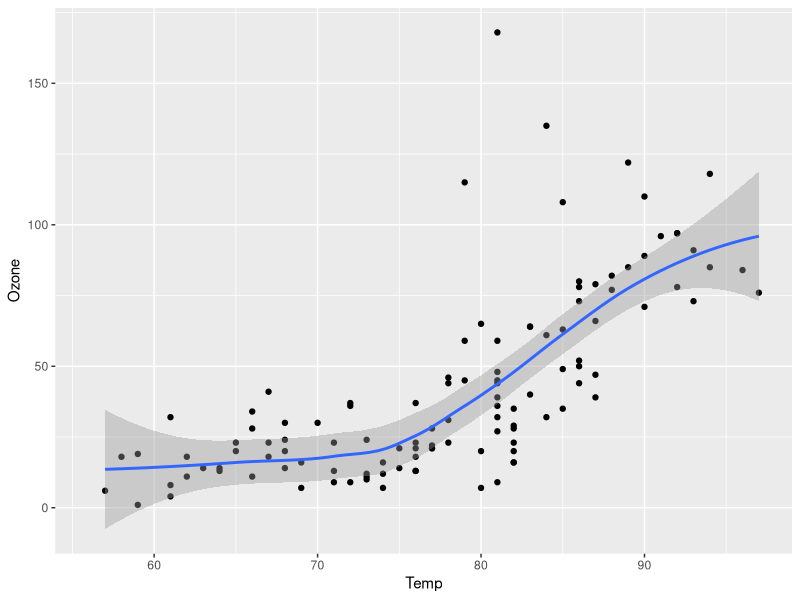
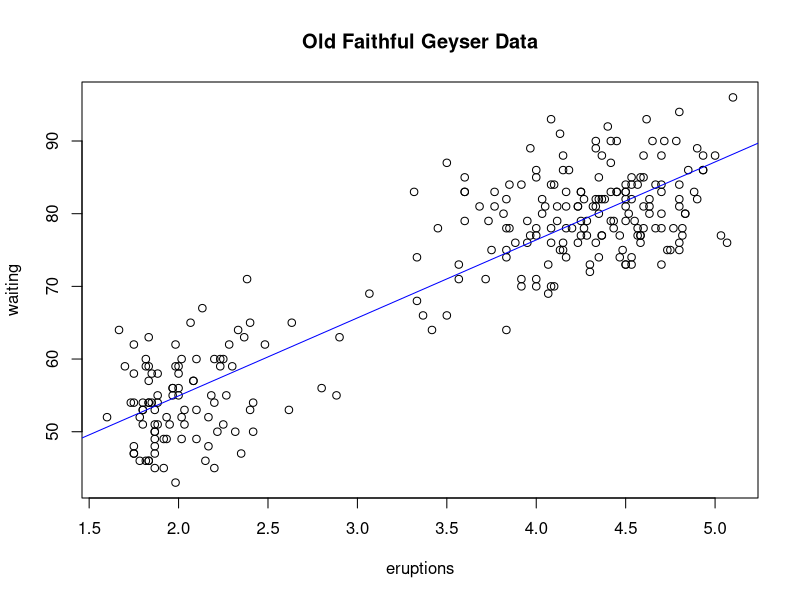

Here is the R script that generated these plots, in order:
## ---- chunk 1
#| label: Graph
#| fig-width: 6
#| fig-height: 3
library(ggplot2)
ggplot(airquality, aes(Temp, Ozone)) + 
  geom_point() + 
  geom_smooth(method = "loess")
## ---- chunk 2
mod <- lm(waiting ~ eruptions, data = faithful)
plot(faithful, main = "Old Faithful Geyser Data")
abline(mod, col = 'blue')
summary(mod)
